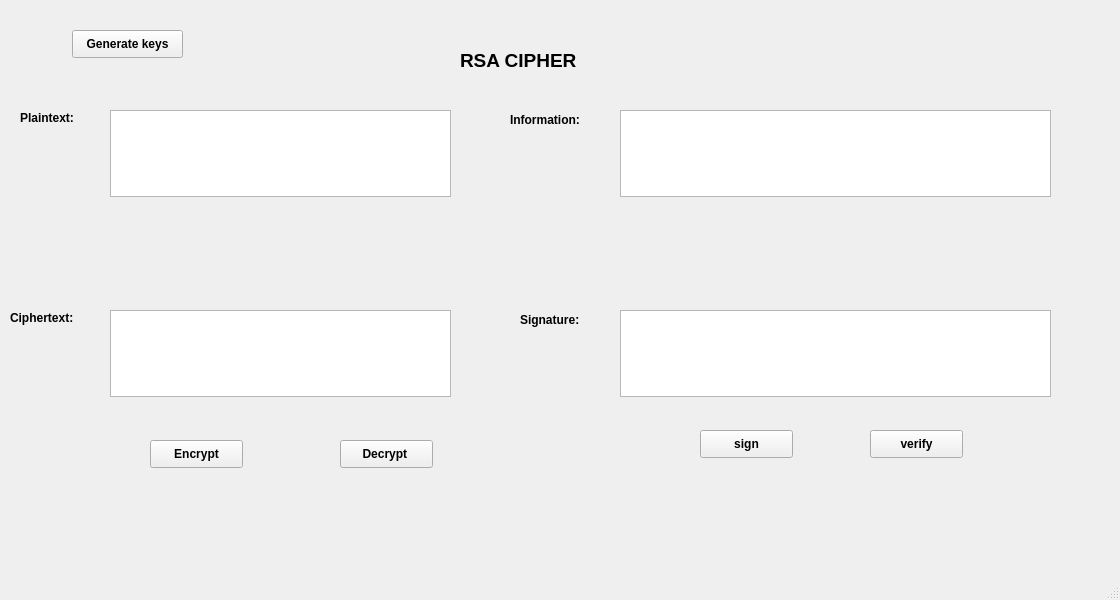
<?xml version="1.0" encoding="UTF-8"?>
<ui version="4.0">
 <class>MainWindow</class>
 <widget class="QMainWindow" name="MainWindow">
  <property name="geometry">
   <rect>
    <x>0</x>
    <y>0</y>
    <width>1120</width>
    <height>600</height>
   </rect>
  </property>
  <property name="font">
   <font>
    <weight>75</weight>
    <bold>true</bold>
   </font>
  </property>
  <property name="windowTitle">
   <string>MainWindow</string>
  </property>
  <widget class="QWidget" name="centralwidget">
   <widget class="QLabel" name="label">
    <property name="geometry">
     <rect>
      <x>460</x>
      <y>0</y>
      <width>151</width>
      <height>121</height>
     </rect>
    </property>
    <property name="font">
     <font>
      <pointsize>14</pointsize>
     </font>
    </property>
    <property name="text">
     <string>RSA CIPHER</string>
    </property>
   </widget>
   <widget class="QLabel" name="label_2">
    <property name="geometry">
     <rect>
      <x>20</x>
      <y>110</y>
      <width>71</width>
      <height>16</height>
     </rect>
    </property>
    <property name="text">
     <string>Plaintext:</string>
    </property>
   </widget>
   <widget class="QLabel" name="label_3">
    <property name="geometry">
     <rect>
      <x>10</x>
      <y>310</y>
      <width>91</width>
      <height>16</height>
     </rect>
    </property>
    <property name="text">
     <string>Ciphertext:</string>
    </property>
   </widget>
   <widget class="QLabel" name="label_4">
    <property name="geometry">
     <rect>
      <x>520</x>
      <y>310</y>
      <width>81</width>
      <height>20</height>
     </rect>
    </property>
    <property name="text">
     <string>Signature:</string>
    </property>
   </widget>
   <widget class="QLabel" name="label_5">
    <property name="geometry">
     <rect>
      <x>510</x>
      <y>110</y>
      <width>91</width>
      <height>20</height>
     </rect>
    </property>
    <property name="text">
     <string>Information:</string>
    </property>
   </widget>
   <widget class="QPlainTextEdit" name="plainTextEdit">
    <property name="geometry">
     <rect>
      <x>110</x>
      <y>110</y>
      <width>341</width>
      <height>87</height>
     </rect>
    </property>
   </widget>
   <widget class="QPlainTextEdit" name="plainTextEdit_2">
    <property name="geometry">
     <rect>
      <x>620</x>
      <y>310</y>
      <width>431</width>
      <height>87</height>
     </rect>
    </property>
   </widget>
   <widget class="QPlainTextEdit" name="plainTextEdit_3">
    <property name="geometry">
     <rect>
      <x>110</x>
      <y>310</y>
      <width>341</width>
      <height>87</height>
     </rect>
    </property>
   </widget>
   <widget class="QPlainTextEdit" name="plainTextEdit_4">
    <property name="geometry">
     <rect>
      <x>620</x>
      <y>110</y>
      <width>431</width>
      <height>87</height>
     </rect>
    </property>
   </widget>
   <widget class="QPushButton" name="btnde">
    <property name="geometry">
     <rect>
      <x>340</x>
      <y>440</y>
      <width>93</width>
      <height>28</height>
     </rect>
    </property>
    <property name="text">
     <string>Decrypt </string>
    </property>
   </widget>
   <widget class="QPushButton" name="pushButton_2">
    <property name="geometry">
     <rect>
      <x>870</x>
      <y>430</y>
      <width>93</width>
      <height>28</height>
     </rect>
    </property>
    <property name="text">
     <string>verify</string>
    </property>
   </widget>
   <widget class="QPushButton" name="pushButton_3">
    <property name="geometry">
     <rect>
      <x>700</x>
      <y>430</y>
      <width>93</width>
      <height>28</height>
     </rect>
    </property>
    <property name="text">
     <string>sign</string>
    </property>
   </widget>
   <widget class="QPushButton" name="btnen">
    <property name="geometry">
     <rect>
      <x>150</x>
      <y>440</y>
      <width>93</width>
      <height>28</height>
     </rect>
    </property>
    <property name="text">
     <string>Encrypt</string>
    </property>
   </widget>
   <widget class="QPushButton" name="pushButton_5">
    <property name="geometry">
     <rect>
      <x>72</x>
      <y>30</y>
      <width>111</width>
      <height>28</height>
     </rect>
    </property>
    <property name="text">
     <string>Generate keys</string>
    </property>
   </widget>
  </widget>
  <widget class="QMenuBar" name="menubar">
   <property name="geometry">
    <rect>
     <x>0</x>
     <y>0</y>
     <width>1120</width>
     <height>26</height>
    </rect>
   </property>
  </widget>
  <widget class="QStatusBar" name="statusbar"/>
 </widget>
 <resources/>
 <connections/>
</ui>
